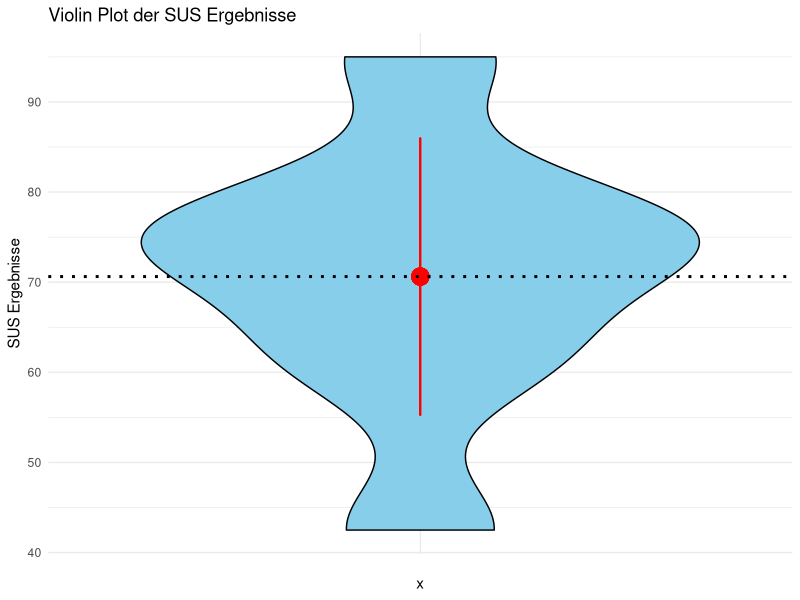
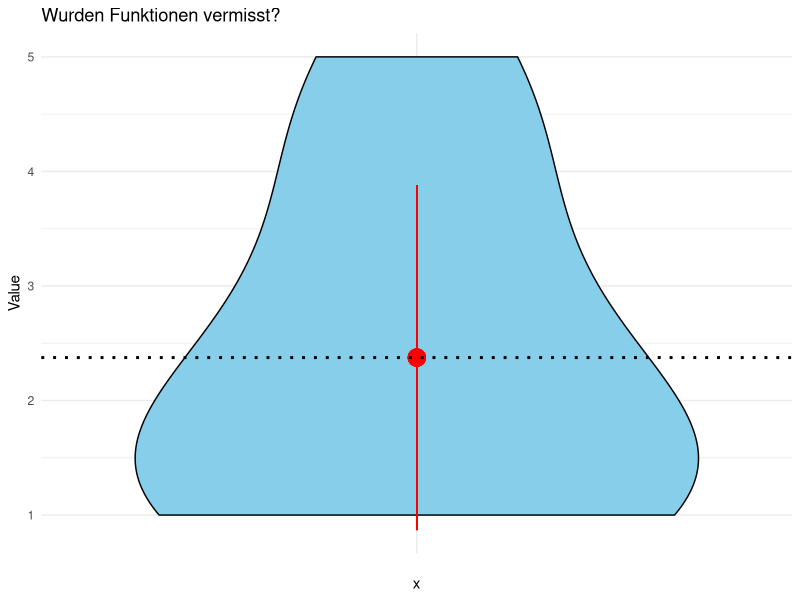
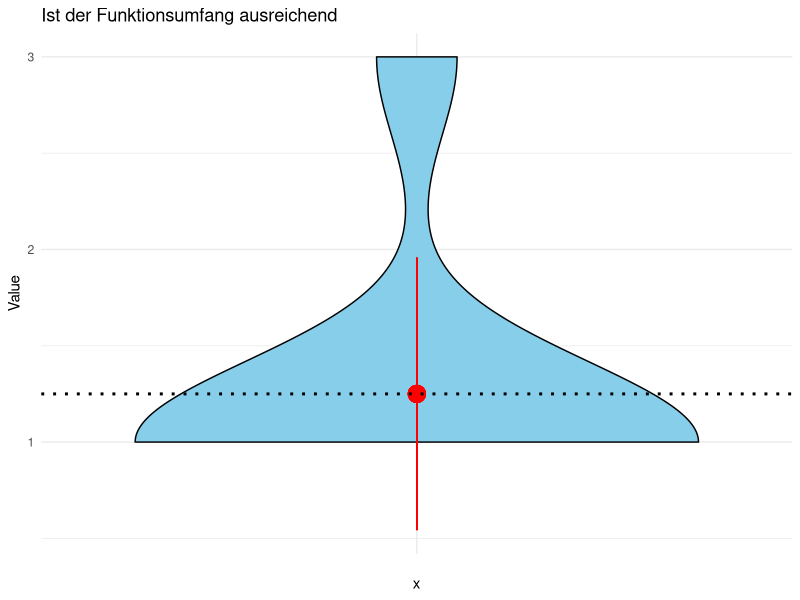

Source code (R) for these figures, in order:
setwd("C:/Users/User/Desktop/Code/UXeval")
eval_dat <- read.csv("Evaluation.csv")
eval_dat

# Age
max_age <- max(eval_dat$Q13_Age) # 26
min_age <- min(eval_dat$Q13_Age) # 20
mean_age <- mean(eval_dat$Q13_Age) # 22.125
max_age
min_age
mean_age

# Gender
genders <- table(eval_dat$Q12_Gender)
genders
# Weiblich: Männlich: Divers:
# 4         3         1 

education <- table(eval_dat$Q14_Bildung)
education
# Abitur:
# 8

# SUS-Fragebogen

q1 <- eval_dat$Q03_System.Usability.Scale..Ich.kann.mir.sehr.gut.vorstellen..die.App.regelmäßig.zu.nutzen. - 1
q3 <- eval_dat$Q03_System.Usability.Scale..Ich.empfinde.die.App.als.einfach.zu.nutzen. - 1
q5 <- eval_dat$Q03_System.Usability.Scale..Ich.finde..dass.die.verschiedenen.Funktionen.der.App.gut.integriert.sind. - 1
q7 <- eval_dat$Q03_System.Usability.Scale..Ich.kann.mir.vorstellen..dass.die.meisten.Leute.die.App.schnell.zu.beherrschen.lernen. - 1
q9 <- eval_dat$Q03_System.Usability.Scale..Ich.habe.mich.bei.der.Nutzung.der.App.sehr.sicher.gefühlt. - 1

q2 <- 5 - eval_dat$Q03_System.Usability.Scale..Ich.empfinde.die.App.als.unnötig.komplex.
q4 <- 5 - eval_dat$Q03_System.Usability.Scale..Ich.denke..dass.ich.technischen.Support.brauchen.würde..um.die.App.zu.nutzen.
q6 <- 5 - eval_dat$Q03_System.Usability.Scale..Ich.finde..dass.es.in.der.App.zu.viele.Inkonsistenzen.gibt.
q8 <- 5 - eval_dat$Q03_System.Usability.Scale..Ich.empfinde.die.Bedienung.als.sehr.umständlich.
q10 <- 5 - eval_dat$Q03_System.Usability.Scale..Ich.musste.eine.Menge.Dinge.lernen..bevor.ich.mit.der.App.arbeiten.konnte.


sus_scores <- 2.5 * (q1 + q2 + q3 + q4 + q5 + q6 + q7 + q8 + q9 + q10)

sus_mean <- mean(sus_scores)
sus_mean # 70.625
sus_sd <- sd(sus_scores)
sus_sd

df <- data.frame(value = sus_scores)

library(ggplot2)

ggplot(df, aes(x = "", y = value)) + 
  geom_violin(fill = "skyblue", color = "black") + 
  geom_pointrange(aes( y = sus_mean, ymin = sus_mean - sus_sd, ymax = sus_mean + sus_sd),
                  color = "red", size = 1.2) + 
  geom_hline(yintercept = sus_mean, color = "black", linetype = "dotted", linewidth = 1) +
  labs(title = "Violin Plot der SUS Ergebnisse", 
       y = "SUS Ergebnisse") + 
  theme_minimal()

# Funktionsumfangsfragen

f6 <- eval_dat$Q06_Funktionsumfang.vermisst..Funktionsumfang
f6_mean <- mean(f6)
f6_mean # 2.375


f8 <- eval_dat$Q08..Funktionsumfang
f8_mean <- mean(f8)
f8_mean # 1.25

f6_sd <- sd(f6)
f8_sd <- sd(f8)


ggplot(data.frame(value = f6), aes(x = "", y = value)) + 
  geom_violin(fill = "skyblue", color = "black") + 
  geom_pointrange(aes( y = f6_mean, ymin = f6_mean - f6_sd, ymax = f6_mean + f6_sd),
                  color = "red", size = 1.2) + 
  geom_hline(yintercept = f6_mean, color = "black", linetype = "dotted", linewidth = 1) +
  labs(title = "Wurden Funktionen vermisst?", 
       y = "Value") + 
  theme_minimal()

ggplot(data.frame(value = f8), aes(x = "", y = value)) + 
  geom_violin(fill = "skyblue", color = "black") + 
  geom_pointrange(aes( y = f8_mean, ymin = f8_mean - f8_sd, ymax = f8_mean + f8_sd),
                  color = "red", size = 1.2) + 
  geom_hline(yintercept = f8_mean, color = "black", linetype = "dotted", linewidth = 1) +
  labs(title = "Ist der Funktionsumfang ausreichend", 
       y = "Value") + 
  theme_minimal()




